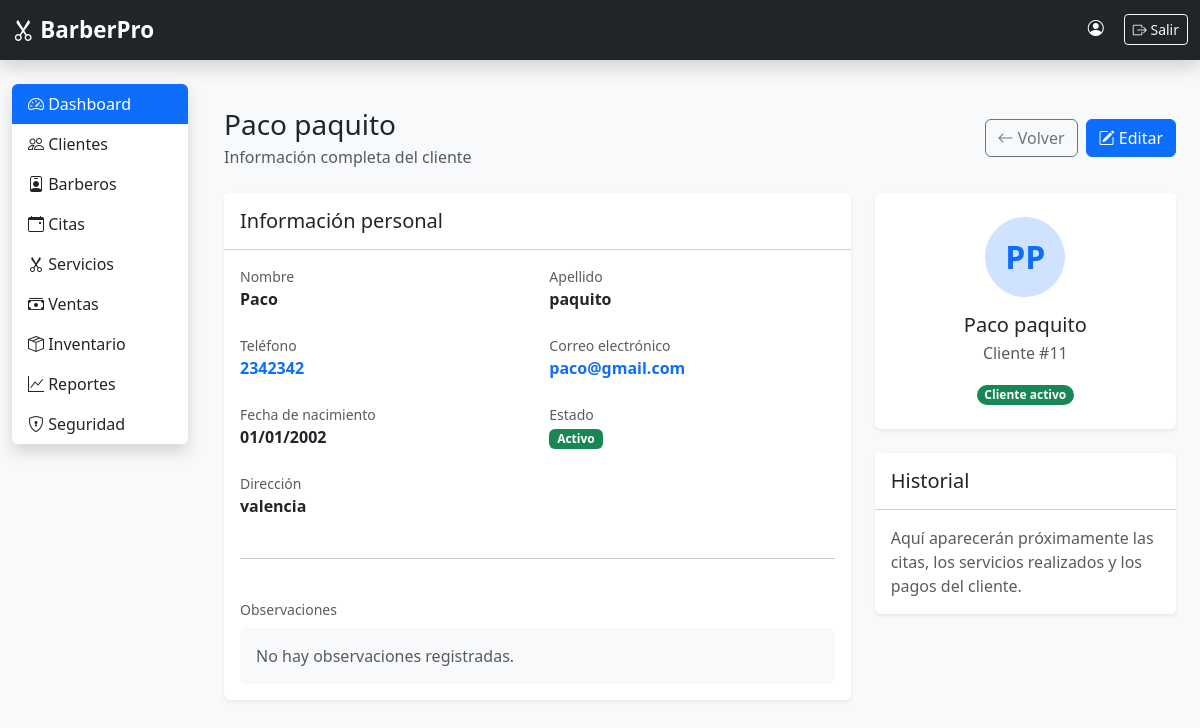
The page /clientes/11/ (signed in) on the database its author committed.
### clientes/models.py (models this page shows, shortened)
class Cliente(models.Model):
    nombre = models.CharField(max_length=100)
    apellido = models.CharField(max_length=100)
    telefono = models.CharField(max_length=20)
    email = models.EmailField(
        blank=True,
        null=True,
        verbose_name="Correo electrónico"
    )
    direccion = models.CharField(
        max_length=250,
        blank=True
    )
    fecha_nacimiento = models.DateField(
        blank=True,
        null=True
    )
    fecha_registro = models.DateTimeField(
        auto_now_add=True
    )
    observaciones = models.TextField(
        blank=True
    )
    activo = models.BooleanField(
        default=True
    )
    class Meta:
        ordering = ["nombre", "apellido"]
        verbose_name = "Cliente"
        verbose_name_plural = "Clientes"

### clientes/views.py (the view)
# urls.py: path("<int:pk>/", views.detalle_cliente, name="detalle_cliente"),
@login_required
def detalle_cliente(request, pk):
    cliente = get_object_or_404(Cliente, pk=pk)
    return render(
        request,
        "clientes/detalle.html",
        {
            "cliente": cliente,
        },
    )

### clientes/templates/clientes/detalle.html (shortened to what this page needs)
{% extends "base.html" %}
{% block content %}
<div class="container-fluid py-4">
    <div class="d-flex flex-column flex-md-row justify-content-between align-items-md-center gap-3 mb-4">
        <div>
            <h1 class="h3 mb-1">
                {{ cliente.nombre }} {{ cliente.apellido }}
            </h1>
            <p class="text-muted mb-0">
                Información completa del cliente
            </p>
        </div>
        <div class="d-flex gap-2">
            <a
                href="{% url 'clientes:lista_clientes' %}"
                class="btn btn-outline-secondary"
            >
                <i class="bi bi-arrow-left"></i>
                Volver
            </a>
            <a
                href="{% url 'clientes:editar_cliente' cliente.pk %}"
                class="btn btn-primary"
            >
                <i class="bi bi-pencil-square"></i>
                Editar
            </a>
        </div>
    </div>
    <div class="row g-4">
        <div class="col-lg-8">
            <div class="card shadow-sm border-0 h-100">
                <div class="card-header bg-white py-3">
                    <h2 class="h5 mb-0">
                        Información personal
                    </h2>
                </div>
                <div class="card-body">
                    <div class="row g-4">
                        <div class="col-md-6">
                            <small class="text-muted d-block">
                                Nombre
                            </small>
                            <span class="fw-semibold">
                                {{ cliente.nombre|default:"No registrado" }}
                            </span>
                        </div>
                        <div class="col-md-6">
                            <small class="text-muted d-block">
                                Apellido
                            </small>
                            <span class="fw-semibold">
                                {{ cliente.apellido|default:"No registrado" }}
                            </span>
                        </div>
                        <div class="col-md-6">
                            <small class="text-muted d-block">
                                Teléfono
                            </small>
                            {% if cliente.telefono %}
                                <a
                                    href="tel:{{ cliente.telefono }}"
                                    class="text-decoration-none fw-semibold"
                                >
                                    {{ cliente.telefono }}
                                </a>
                            {% else %}
                                <span class="text-muted">No registrado</span>
                            {% endif %}
                        </div>
                        <div class="col-md-6">
                            <small class="text-muted d-block">
                                Correo electrónico
                            </small>
                            {% if cliente.email %}
                                <a
                                    href="mailto:{{ cliente.email }}"
                                    class="text-decoration-none fw-semibold"
                                >
                                    {{ cliente.email }}
                                </a>
                            {% else %}
                                <span class="text-muted">No registrado</span>
                            {% endif %}
                        </div>
                        <div class="col-md-6">
                            <small class="text-muted d-block">
                                Fecha de nacimiento
                            </small>
                            {% if cliente.fecha_nacimiento %}
                                <span class="fw-semibold">
                                    {{ cliente.fecha_nacimiento|date:"d/m/Y" }}
                                </span>
                            {% else %}
                                <span class="text-muted">No registrada</span>
                            {% endif %}
                        </div>
                        <div class="col-md-6">
                            <small class="text-muted d-block">
                                Estado
                            </small>
                            {% if cliente.activo %}
                                <span class="badge text-bg-success">
                                    Activo
                                </span>
                            {% else %}
                                <span class="badge text-bg-secondary">
                                    Inactivo
                                </span>
                            {% endif %}
                        </div>
                        <div class="col-12">
                            <small class="text-muted d-block">
                                Dirección
                            </small>
                            {% if cliente.direccion %}
                                <span class="fw-semibold">
                                    {{ cliente.direccion }}
                                </span>
                            {% else %}
                                <span class="text-muted">No registrada</span>
                            {% endif %}
                        </div>
                        <div class="col-12">
                            <hr>
                        </div>
                        <div class="col-12">
                            <small class="text-muted d-block mb-2">
                                Observaciones
                            </small>
                            {% if cliente.observaciones %}
                                <div class="bg-light rounded p-3">
                                    {{ cliente.observaciones|linebreaksbr }}
                                </div>
                            {% else %}
                                <div class="bg-light rounded p-3 text-muted">
                                    No hay observaciones registradas.
                                </div>
                            {% endif %}
                        </div>
                    </div>
                </div>
            </div>
        </div>
        <div class="col-lg-4">
            <div class="card shadow-sm border-0 mb-4">
                <div class="card-body text-center py-4">
                    <div
                        class="rounded-circle bg-primary-subtle text-primary d-inline-flex align-items-center justify-content-center mb-3"
                        style="width: 80px; height: 80px;"
                    >
                        <span class="fs-2 fw-bold">
                            {{ cliente.nombre|first|upper }}{{ cliente.apellido|first|upper }}
                        </span>
                    </div>
                    <h2 class="h5 mb-1">
                        {{ cliente.nombre }} {{ cliente.apellido }}
                    </h2>
                    <p class="text-muted mb-3">
                        Cliente #{{ cliente.pk }}
                    </p>
                    {% if cliente.activo %}
                        <span class="badge rounded-pill text-bg-success">
                            Cliente activo
                        </span>
                    {% else %}
                        <span class="badge rounded-pill text-bg-secondary">
                            Cliente inactivo
                        </span>
                    {% endif %}
                </div>
            </div>
            <div class="card shadow-sm border-0">
                <div class="card-header bg-white py-3">
                    <h2 class="h5 mb-0">
                        Historial
                    </h2>
                </div>
                <div class="card-body">
                    <p class="text-muted mb-0">
                        Aquí aparecerán próximamente las citas, los servicios
                        realizados y los pagos del cliente.
                    </p>
                </div>
            </div>
        </div>
    </div>
</div>
{% endblock %}

### templates/static/css/style.css (style rules this page uses)
body { font-family: "Segoe UI", sans-serif; }

### rows shown on the page
Cliente: nombre "Paco", apellido "paquito", telefono "2342342", email "paco@gmail.com", fecha_nacimiento "01/01/2002", direccion "valencia", nombre|first "P", apellido|first "P", pk "11"
